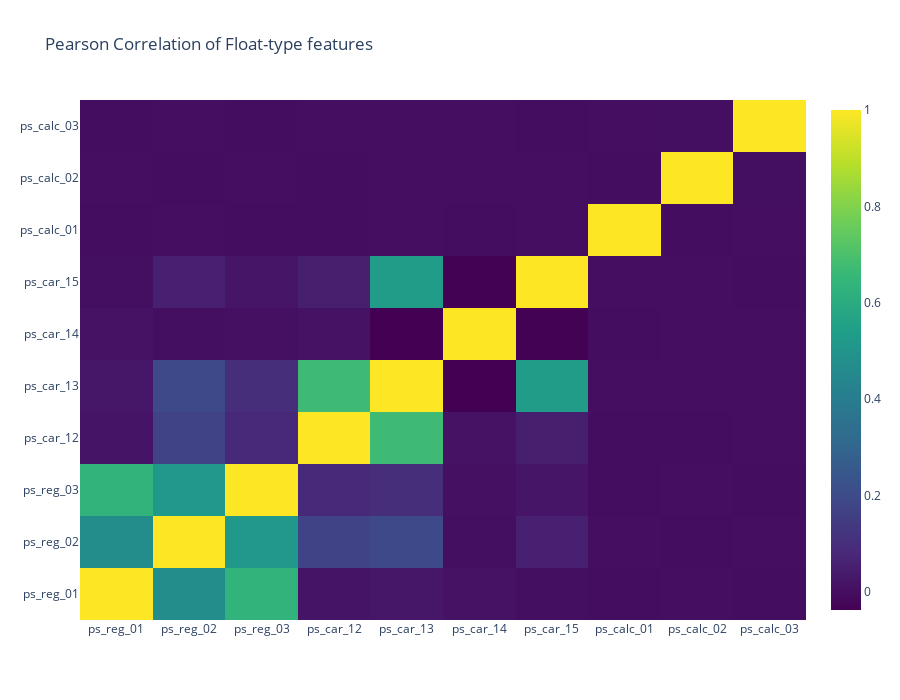

Write notebook code for a chart like this one.
### Code cell
data = [
    go.Heatmap(
        z= train_float.corr().values,
        x=train_float.columns.values,
        y=train_float.columns.values,
        colorscale='Viridis',
        reversescale = False,
        opacity = 1.0 )
]

layout = go.Layout(
    title='Pearson Correlation of Float-type features',
    xaxis = dict(ticks='', nticks=36),
    yaxis = dict(ticks='' ),
    width = 900, height = 700)

fig = go.Figure(data=data, layout=layout)
py.iplot(fig, filename='labelled-heatmap')

### Figure 1 — Plotly figure (JSON) as saved in the notebook; plotly's stock layout.template omitted (floating-point values rounded to 4 significant figures)
{"data": [{"colorscale": [[0.0, "#440154"], [0.1111, "#482878"], [0.2222, "#3e4989"], [0.3333, "#31688e"], [0.4444, "#26828e"], [0.5556, "#1f9e89"], [0.6667, "#35b779"], [0.7778, "#6ece58"], [0.8889, "#b5de2b"], [1.0, "#fde725"]], "opacity": 1.0, "reversescale": false, "type": "heatmap", "x": ["ps_reg_01", "ps_reg_02", "ps_reg_03", "ps_car_12", "ps_car_13", "ps_car_14", "ps_car_15", "ps_calc_01", "ps_calc_02", "ps_calc_03"], "y": ["ps_reg_01", "ps_reg_02", "ps_reg_03", "ps_car_12", "ps_car_13", "ps_car_14", "ps_car_15", "ps_calc_01", "ps_calc_02", "ps_calc_03"], "z": [[1.0, 0.471, 0.637, 0.0188, 0.0271, 0.0127, 0.002765, -0.0008913, 0.002194, -0.001538], [0.471, 1.0, 0.5165, 0.1714, 0.1943, 0.004147, 0.05451, 0.001347, -0.0007702, 2.224e-05], [0.637, 0.5165, 1.0, 0.08258, 0.09942, 0.006271, 0.02293, -0.001484, 0.002147, -0.0004014], [0.0188, 0.1714, 0.08258, 1.0, 0.6717, 0.0124, 0.04988, -0.0007001, -0.0004269, 0.0001717], [0.0271, 0.1943, 0.09942, 0.6717, 1.0, -0.03731, 0.5295, 0.0001575, 3.994e-05, -0.0001995], [0.0127, 0.004147, 0.006271, 0.0124, -0.03731, 1.0, -0.03306, -0.001191, 0.001217, 0.0004327], [0.002765, 0.05451, 0.02293, 0.04988, 0.5295, -0.03306, 1.0, 0.0003436, -0.0002516, -0.001043], [-0.0008913, 0.001347, -0.001484, -0.0007001, 0.0001575, -0.001191, 0.0003436, 1.0, -0.002418, 0.0005264], [0.002194, -0.0007702, 0.002147, -0.0004269, 3.994e-05, 0.001217, -0.0002516, -0.002418, 1.0, 0.002948], [-0.001538, 2.224e-05, -0.0004014, 0.0001717, -0.0001995, 0.0004327, -0.001043, 0.0005264, 0.002948, 1.0]]}], "layout": {"height": 700, "title": {"text": "Pearson Correlation of Float-type features"}, "width": 900, "xaxis": {"nticks": 36, "ticks": ""}, "yaxis": {"ticks": ""}}}
